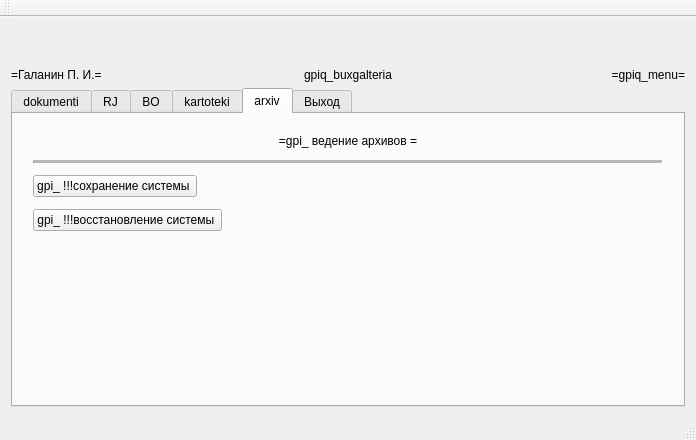
<?xml version="1.0" encoding="UTF-8"?>
<ui version="4.0">
 <class>gpiq_menu</class>
 <widget class="QMainWindow" name="gpiq_menu">
  <property name="geometry">
   <rect>
    <x>0</x>
    <y>0</y>
    <width>696</width>
    <height>440</height>
   </rect>
  </property>
  <property name="windowTitle">
   <string>gpiq_menu</string>
  </property>
  <widget class="QWidget" name="centralWidget">
   <layout class="QVBoxLayout" name="verticalLayout">
    <item>
     <widget class="QLabel" name="gpiq_menu_xxtxt1_l">
      <property name="sizePolicy">
       <sizepolicy hsizetype="Preferred" vsizetype="Preferred">
        <horstretch>0</horstretch>
        <verstretch>0</verstretch>
       </sizepolicy>
      </property>
      <property name="text">
       <string/>
      </property>
      <property name="alignment">
       <set>Qt::AlignCenter</set>
      </property>
     </widget>
    </item>
    <item>
     <widget class="QLabel" name="gpiq_menu_xxtxt2_l">
      <property name="text">
       <string/>
      </property>
      <property name="alignment">
       <set>Qt::AlignCenter</set>
      </property>
     </widget>
    </item>
    <item>
     <layout class="QHBoxLayout" name="horizontalLayout">
      <item>
       <widget class="QLabel" name="gpiq_menu_xxsma_l">
        <property name="sizePolicy">
         <sizepolicy hsizetype="Preferred" vsizetype="Preferred">
          <horstretch>0</horstretch>
          <verstretch>0</verstretch>
         </sizepolicy>
        </property>
        <property name="text">
         <string>=Галанин П. И.=</string>
        </property>
       </widget>
      </item>
      <item>
       <widget class="QLabel" name="gpiq_menu_xxtitle_l">
        <property name="text">
         <string>gpiq_buxgalteria</string>
        </property>
        <property name="alignment">
         <set>Qt::AlignCenter</set>
        </property>
       </widget>
      </item>
      <item>
       <widget class="QLabel" name="gpiq_menu_xxprg_l">
        <property name="text">
         <string>=gpiq_menu=</string>
        </property>
        <property name="alignment">
         <set>Qt::AlignRight|Qt::AlignTrailing|Qt::AlignVCenter</set>
        </property>
       </widget>
      </item>
     </layout>
    </item>
    <item>
     <widget class="QTabWidget" name="gpiq_menu_p">
      <property name="autoFillBackground">
       <bool>false</bool>
      </property>
      <property name="currentIndex">
       <number>4</number>
      </property>
      <widget class="QWidget" name="gpiq_menu_dok_p">
       <property name="sizePolicy">
        <sizepolicy hsizetype="Preferred" vsizetype="Preferred">
         <horstretch>0</horstretch>
         <verstretch>0</verstretch>
        </sizepolicy>
       </property>
       <property name="autoFillBackground">
        <bool>false</bool>
       </property>
       <attribute name="title">
        <string>dokumenti</string>
       </attribute>
       <layout class="QVBoxLayout" name="verticalLayout_2">
        <property name="spacing">
         <number>12</number>
        </property>
        <property name="leftMargin">
         <number>20</number>
        </property>
        <property name="topMargin">
         <number>20</number>
        </property>
        <property name="rightMargin">
         <number>20</number>
        </property>
        <property name="bottomMargin">
         <number>20</number>
        </property>
        <item>
         <widget class="QLabel" name="gpiq_menu_dok_title_l">
          <property name="sizePolicy">
           <sizepolicy hsizetype="Minimum" vsizetype="Fixed">
            <horstretch>0</horstretch>
            <verstretch>0</verstretch>
           </sizepolicy>
          </property>
          <property name="text">
           <string>=gpi_ ввод и разноска первичных документов =</string>
          </property>
          <property name="alignment">
           <set>Qt::AlignCenter</set>
          </property>
         </widget>
        </item>
        <item>
         <widget class="Line" name="gpiq_menu_dok_rzd_l">
          <property name="frameShadow">
           <enum>QFrame::Sunken</enum>
          </property>
          <property name="lineWidth">
           <number>1</number>
          </property>
          <property name="midLineWidth">
           <number>4</number>
          </property>
          <property name="orientation">
           <enum>Qt::Horizontal</enum>
          </property>
         </widget>
        </item>
        <item>
         <widget class="QPushButton" name="gpiq_menu_dok_cdstt_c">
          <property name="sizePolicy">
           <sizepolicy hsizetype="Maximum" vsizetype="Fixed">
            <horstretch>0</horstretch>
            <verstretch>0</verstretch>
           </sizepolicy>
          </property>
          <property name="text">
           <string>gpi_ ввод текущей даты </string>
          </property>
         </widget>
        </item>
        <item>
         <widget class="Line" name="gpiq_menu_dok_rzd1_l">
          <property name="orientation">
           <enum>Qt::Horizontal</enum>
          </property>
         </widget>
        </item>
        <item>
         <widget class="QPushButton" name="gpiq_menu_dok_pdsxx_c">
          <property name="sizePolicy">
           <sizepolicy hsizetype="Fixed" vsizetype="Fixed">
            <horstretch>0</horstretch>
            <verstretch>0</verstretch>
           </sizepolicy>
          </property>
          <property name="text">
           <string>gpi_ ввод и разноска первичного документа (КПД) </string>
          </property>
         </widget>
        </item>
        <item>
         <spacer name="verticalSpacer">
          <property name="orientation">
           <enum>Qt::Vertical</enum>
          </property>
          <property name="sizeHint" stdset="0">
           <size>
            <width>20</width>
            <height>40</height>
           </size>
          </property>
         </spacer>
        </item>
       </layout>
      </widget>
      <widget class="QWidget" name="gpiq_menu_rj_p">
       <attribute name="title">
        <string>RJ</string>
       </attribute>
       <layout class="QVBoxLayout" name="verticalLayout_3">
        <property name="spacing">
         <number>12</number>
        </property>
        <property name="leftMargin">
         <number>20</number>
        </property>
        <property name="topMargin">
         <number>20</number>
        </property>
        <property name="rightMargin">
         <number>20</number>
        </property>
        <property name="bottomMargin">
         <number>20</number>
        </property>
        <item>
         <widget class="QLabel" name="gpiq_menu_rj_title_l">
          <property name="sizePolicy">
           <sizepolicy hsizetype="Minimum" vsizetype="Fixed">
            <horstretch>0</horstretch>
            <verstretch>0</verstretch>
           </sizepolicy>
          </property>
          <property name="text">
           <string>=gpi_ работа с регистрационным журналом и книгой счетов =</string>
          </property>
          <property name="alignment">
           <set>Qt::AlignCenter</set>
          </property>
         </widget>
        </item>
        <item>
         <widget class="Line" name="gpiq_menu_rj_rzd_l">
          <property name="frameShadow">
           <enum>QFrame::Sunken</enum>
          </property>
          <property name="lineWidth">
           <number>1</number>
          </property>
          <property name="midLineWidth">
           <number>4</number>
          </property>
          <property name="orientation">
           <enum>Qt::Horizontal</enum>
          </property>
         </widget>
        </item>
        <item>
         <widget class="QPushButton" name="gpiq_menu_rj_rjsxx_c">
          <property name="sizePolicy">
           <sizepolicy hsizetype="Maximum" vsizetype="Fixed">
            <horstretch>0</horstretch>
            <verstretch>0</verstretch>
           </sizepolicy>
          </property>
          <property name="text">
           <string>gpi_ регистрационный журнал (РЖ) </string>
          </property>
         </widget>
        </item>
        <item>
         <widget class="QPushButton" name="gpiq_menu_rj_rjtks_c">
          <property name="sizePolicy">
           <sizepolicy hsizetype="Maximum" vsizetype="Fixed">
            <horstretch>0</horstretch>
            <verstretch>0</verstretch>
           </sizepolicy>
          </property>
          <property name="text">
           <string>gpi_ формирование книги счетов из регистрационного журнала </string>
          </property>
         </widget>
        </item>
        <item>
         <widget class="QPushButton" name="gpiq_menu_rj_kssrr_c">
          <property name="sizePolicy">
           <sizepolicy hsizetype="Maximum" vsizetype="Fixed">
            <horstretch>0</horstretch>
            <verstretch>0</verstretch>
           </sizepolicy>
          </property>
          <property name="text">
           <string>gpi_ книга счетов (КС) </string>
          </property>
         </widget>
        </item>
        <item>
         <spacer name="verticalSpacer_2">
          <property name="orientation">
           <enum>Qt::Vertical</enum>
          </property>
          <property name="sizeHint" stdset="0">
           <size>
            <width>20</width>
            <height>40</height>
           </size>
          </property>
         </spacer>
        </item>
       </layout>
      </widget>
      <widget class="QWidget" name="gpiq_menu_bo_p">
       <attribute name="title">
        <string>BO</string>
       </attribute>
       <layout class="QVBoxLayout" name="verticalLayout_4">
        <property name="spacing">
         <number>12</number>
        </property>
        <property name="leftMargin">
         <number>20</number>
        </property>
        <property name="topMargin">
         <number>20</number>
        </property>
        <property name="rightMargin">
         <number>20</number>
        </property>
        <property name="bottomMargin">
         <number>20</number>
        </property>
        <item>
         <widget class="QLabel" name="gpiq_menu_bo_title_l">
          <property name="sizePolicy">
           <sizepolicy hsizetype="Minimum" vsizetype="Fixed">
            <horstretch>0</horstretch>
            <verstretch>0</verstretch>
           </sizepolicy>
          </property>
          <property name="text">
           <string>=gpi_ формирование балансовой отчётности =</string>
          </property>
          <property name="alignment">
           <set>Qt::AlignCenter</set>
          </property>
         </widget>
        </item>
        <item>
         <widget class="Line" name="gpiq_menu_bo_rzd_l">
          <property name="frameShadow">
           <enum>QFrame::Sunken</enum>
          </property>
          <property name="lineWidth">
           <number>1</number>
          </property>
          <property name="midLineWidth">
           <number>4</number>
          </property>
          <property name="orientation">
           <enum>Qt::Horizontal</enum>
          </property>
         </widget>
        </item>
        <item>
         <widget class="QPushButton" name="gpiq_menu_bo_cdsff_c">
          <property name="sizePolicy">
           <sizepolicy hsizetype="Maximum" vsizetype="Fixed">
            <horstretch>0</horstretch>
            <verstretch>0</verstretch>
           </sizepolicy>
          </property>
          <property name="text">
           <string>gpi_ определение отчётных форм </string>
          </property>
         </widget>
        </item>
        <item>
         <widget class="Line" name="gpiq_menu_bo_rzd1_l">
          <property name="orientation">
           <enum>Qt::Horizontal</enum>
          </property>
         </widget>
        </item>
        <item>
         <widget class="QPushButton" name="gpiq_menu_bo_ksroo_c">
          <property name="sizePolicy">
           <sizepolicy hsizetype="Fixed" vsizetype="Fixed">
            <horstretch>0</horstretch>
            <verstretch>0</verstretch>
           </sizepolicy>
          </property>
          <property name="text">
           <string>gpi_ оборотно-сальдова ведомость </string>
          </property>
         </widget>
        </item>
        <item>
         <widget class="QPushButton" name="gpiq_menu_bo_ksrvv_c">
          <property name="sizePolicy">
           <sizepolicy hsizetype="Fixed" vsizetype="Fixed">
            <horstretch>0</horstretch>
            <verstretch>0</verstretch>
           </sizepolicy>
          </property>
          <property name="text">
           <string>gpi_ !!!балансовая ведомость </string>
          </property>
         </widget>
        </item>
        <item>
         <widget class="QPushButton" name="gpiq_menu_bo_ksrjj_c">
          <property name="sizePolicy">
           <sizepolicy hsizetype="Fixed" vsizetype="Fixed">
            <horstretch>0</horstretch>
            <verstretch>0</verstretch>
           </sizepolicy>
          </property>
          <property name="text">
           <string>gpi_ !!!jurnal-order </string>
          </property>
         </widget>
        </item>
        <item>
         <spacer name="verticalSpacer_3">
          <property name="orientation">
           <enum>Qt::Vertical</enum>
          </property>
          <property name="sizeHint" stdset="0">
           <size>
            <width>20</width>
            <height>40</height>
           </size>
          </property>
         </spacer>
        </item>
       </layout>
      </widget>
      <widget class="QWidget" name="gpiq_menu_krt_p">
       <attribute name="title">
        <string>kartoteki</string>
       </attribute>
       <layout class="QVBoxLayout" name="verticalLayout_5">
        <property name="spacing">
         <number>12</number>
        </property>
        <property name="leftMargin">
         <number>20</number>
        </property>
        <property name="topMargin">
         <number>20</number>
        </property>
        <property name="rightMargin">
         <number>20</number>
        </property>
        <property name="bottomMargin">
         <number>20</number>
        </property>
        <item>
         <widget class="QLabel" name="gpiq_menu_krt_title_l">
          <property name="sizePolicy">
           <sizepolicy hsizetype="Minimum" vsizetype="Fixed">
            <horstretch>0</horstretch>
            <verstretch>0</verstretch>
           </sizepolicy>
          </property>
          <property name="text">
           <string>=gpi_ сопровождение картотек (справочников) =</string>
          </property>
          <property name="alignment">
           <set>Qt::AlignCenter</set>
          </property>
         </widget>
        </item>
        <item>
         <widget class="Line" name="gpiq_menu_krt_rzd_l">
          <property name="frameShadow">
           <enum>QFrame::Sunken</enum>
          </property>
          <property name="lineWidth">
           <number>1</number>
          </property>
          <property name="midLineWidth">
           <number>4</number>
          </property>
          <property name="orientation">
           <enum>Qt::Horizontal</enum>
          </property>
         </widget>
        </item>
        <item>
         <widget class="QPushButton" name="gpiq_menu_krt_tosxx_c">
          <property name="sizePolicy">
           <sizepolicy hsizetype="Maximum" vsizetype="Fixed">
            <horstretch>0</horstretch>
            <verstretch>0</verstretch>
           </sizepolicy>
          </property>
          <property name="text">
           <string>gpi_ типовые операции (ТХО) </string>
          </property>
         </widget>
        </item>
        <item>
         <widget class="Line" name="gpiq_menu_krt_rzd1_l">
          <property name="orientation">
           <enum>Qt::Horizontal</enum>
          </property>
         </widget>
        </item>
        <item>
         <widget class="QPushButton" name="gpiq_menu_krt_cdsnn_c">
          <property name="sizePolicy">
           <sizepolicy hsizetype="Fixed" vsizetype="Fixed">
            <horstretch>0</horstretch>
            <verstretch>0</verstretch>
           </sizepolicy>
          </property>
          <property name="text">
           <string>gpi_ настройка АРМ'a </string>
          </property>
         </widget>
        </item>
        <item>
         <spacer name="verticalSpacer_4">
          <property name="orientation">
           <enum>Qt::Vertical</enum>
          </property>
          <property name="sizeHint" stdset="0">
           <size>
            <width>20</width>
            <height>40</height>
           </size>
          </property>
         </spacer>
        </item>
       </layout>
      </widget>
      <widget class="QWidget" name="gpiq_menu_arch_p">
       <attribute name="title">
        <string>arxiv</string>
       </attribute>
       <layout class="QVBoxLayout" name="verticalLayout_6">
        <property name="spacing">
         <number>12</number>
        </property>
        <property name="leftMargin">
         <number>20</number>
        </property>
        <property name="topMargin">
         <number>20</number>
        </property>
        <property name="rightMargin">
         <number>20</number>
        </property>
        <property name="bottomMargin">
         <number>20</number>
        </property>
        <item>
         <widget class="QLabel" name="gpiq_menu_arch_title_l">
          <property name="sizePolicy">
           <sizepolicy hsizetype="Minimum" vsizetype="Fixed">
            <horstretch>0</horstretch>
            <verstretch>0</verstretch>
           </sizepolicy>
          </property>
          <property name="text">
           <string>=gpi_ ведение архивов =</string>
          </property>
          <property name="alignment">
           <set>Qt::AlignCenter</set>
          </property>
         </widget>
        </item>
        <item>
         <widget class="Line" name="gpiq_menu_arch_rzd_l">
          <property name="frameShadow">
           <enum>QFrame::Sunken</enum>
          </property>
          <property name="lineWidth">
           <number>1</number>
          </property>
          <property name="midLineWidth">
           <number>4</number>
          </property>
          <property name="orientation">
           <enum>Qt::Horizontal</enum>
          </property>
         </widget>
        </item>
        <item>
         <widget class="QPushButton" name="gpiq_menu_arch_xxssave_c">
          <property name="sizePolicy">
           <sizepolicy hsizetype="Maximum" vsizetype="Fixed">
            <horstretch>0</horstretch>
            <verstretch>0</verstretch>
           </sizepolicy>
          </property>
          <property name="text">
           <string>gpi_ !!!сохранение системы </string>
          </property>
         </widget>
        </item>
        <item>
         <widget class="QPushButton" name="gpiq_menu_arch_xxsrest_c">
          <property name="sizePolicy">
           <sizepolicy hsizetype="Maximum" vsizetype="Fixed">
            <horstretch>0</horstretch>
            <verstretch>0</verstretch>
           </sizepolicy>
          </property>
          <property name="text">
           <string>gpi_ !!!восстановление системы </string>
          </property>
         </widget>
        </item>
        <item>
         <spacer name="verticalSpacer_5">
          <property name="orientation">
           <enum>Qt::Vertical</enum>
          </property>
          <property name="sizeHint" stdset="0">
           <size>
            <width>20</width>
            <height>40</height>
           </size>
          </property>
         </spacer>
        </item>
       </layout>
      </widget>
      <widget class="QWidget" name="gpiq_menu_end_p">
       <attribute name="title">
        <string>Выход</string>
       </attribute>
       <layout class="QVBoxLayout" name="verticalLayout_7">
        <property name="spacing">
         <number>12</number>
        </property>
        <property name="leftMargin">
         <number>20</number>
        </property>
        <property name="topMargin">
         <number>20</number>
        </property>
        <property name="rightMargin">
         <number>20</number>
        </property>
        <property name="bottomMargin">
         <number>20</number>
        </property>
        <item>
         <widget class="QLabel" name="gpiq_menu_end_title_l">
          <property name="sizePolicy">
           <sizepolicy hsizetype="Minimum" vsizetype="Fixed">
            <horstretch>0</horstretch>
            <verstretch>0</verstretch>
           </sizepolicy>
          </property>
          <property name="text">
           <string>=gpi_ выход из системы =</string>
          </property>
          <property name="alignment">
           <set>Qt::AlignCenter</set>
          </property>
         </widget>
        </item>
        <item>
         <widget class="Line" name="gpiq_menu_end_rzd_l">
          <property name="frameShadow">
           <enum>QFrame::Sunken</enum>
          </property>
          <property name="lineWidth">
           <number>1</number>
          </property>
          <property name="midLineWidth">
           <number>4</number>
          </property>
          <property name="orientation">
           <enum>Qt::Horizontal</enum>
          </property>
         </widget>
        </item>
        <item>
         <widget class="QPushButton" name="gpiq_menu_end_close_c">
          <property name="sizePolicy">
           <sizepolicy hsizetype="Maximum" vsizetype="Fixed">
            <horstretch>0</horstretch>
            <verstretch>0</verstretch>
           </sizepolicy>
          </property>
          <property name="text">
           <string>gpi_ выход из системы </string>
          </property>
         </widget>
        </item>
        <item>
         <spacer name="verticalSpacer_6">
          <property name="orientation">
           <enum>Qt::Vertical</enum>
          </property>
          <property name="sizeHint" stdset="0">
           <size>
            <width>20</width>
            <height>40</height>
           </size>
          </property>
         </spacer>
        </item>
       </layout>
      </widget>
     </widget>
    </item>
   </layout>
  </widget>
  <widget class="QMenuBar" name="menuBar">
   <property name="geometry">
    <rect>
     <x>0</x>
     <y>0</y>
     <width>696</width>
     <height>21</height>
    </rect>
   </property>
  </widget>
  <widget class="QToolBar" name="mainToolBar">
   <attribute name="toolBarArea">
    <enum>TopToolBarArea</enum>
   </attribute>
   <attribute name="toolBarBreak">
    <bool>false</bool>
   </attribute>
  </widget>
  <widget class="QStatusBar" name="statusBar"/>
 </widget>
 <layoutdefault spacing="6" margin="11"/>
 <resources/>
 <connections/>
</ui>
